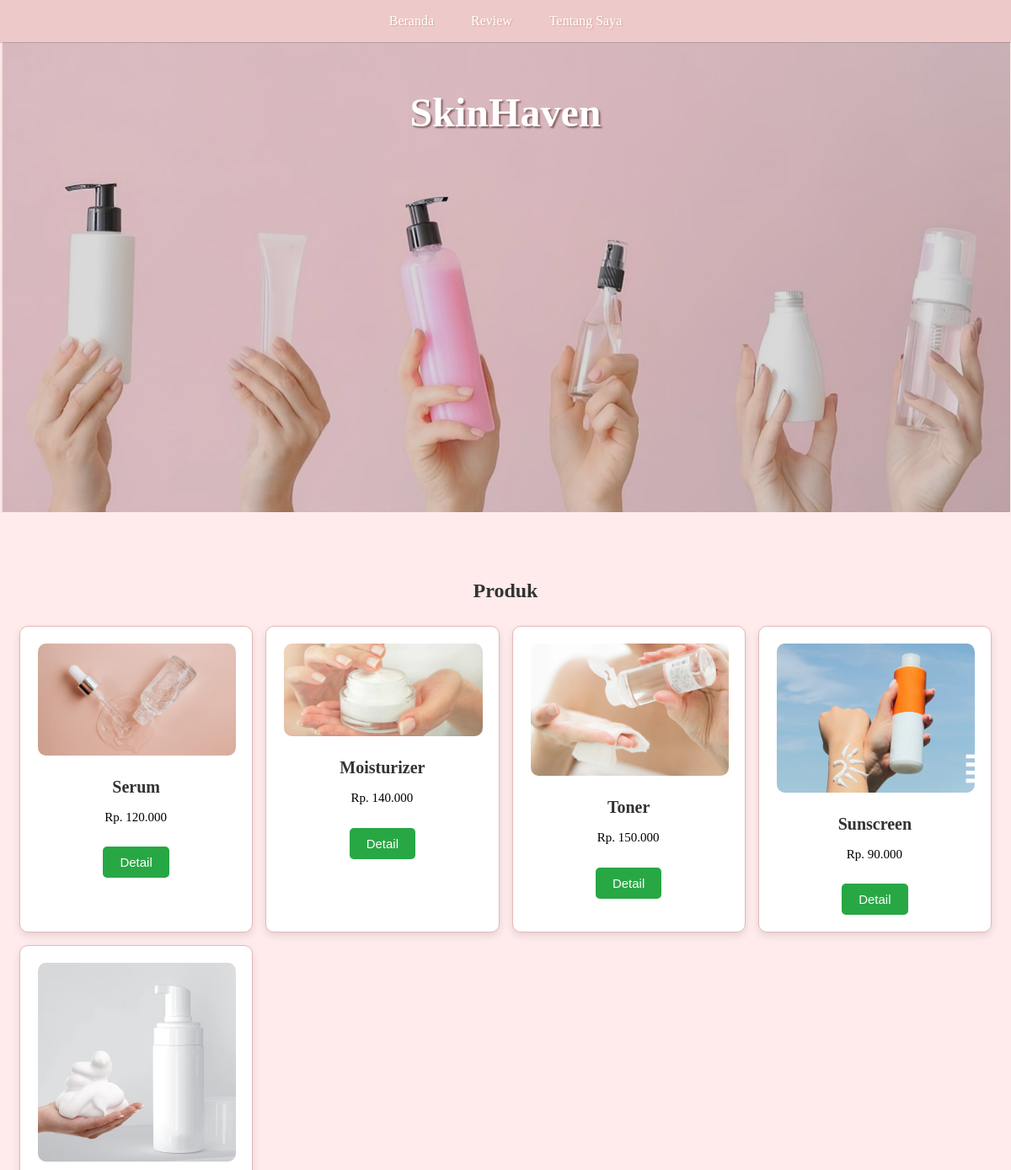
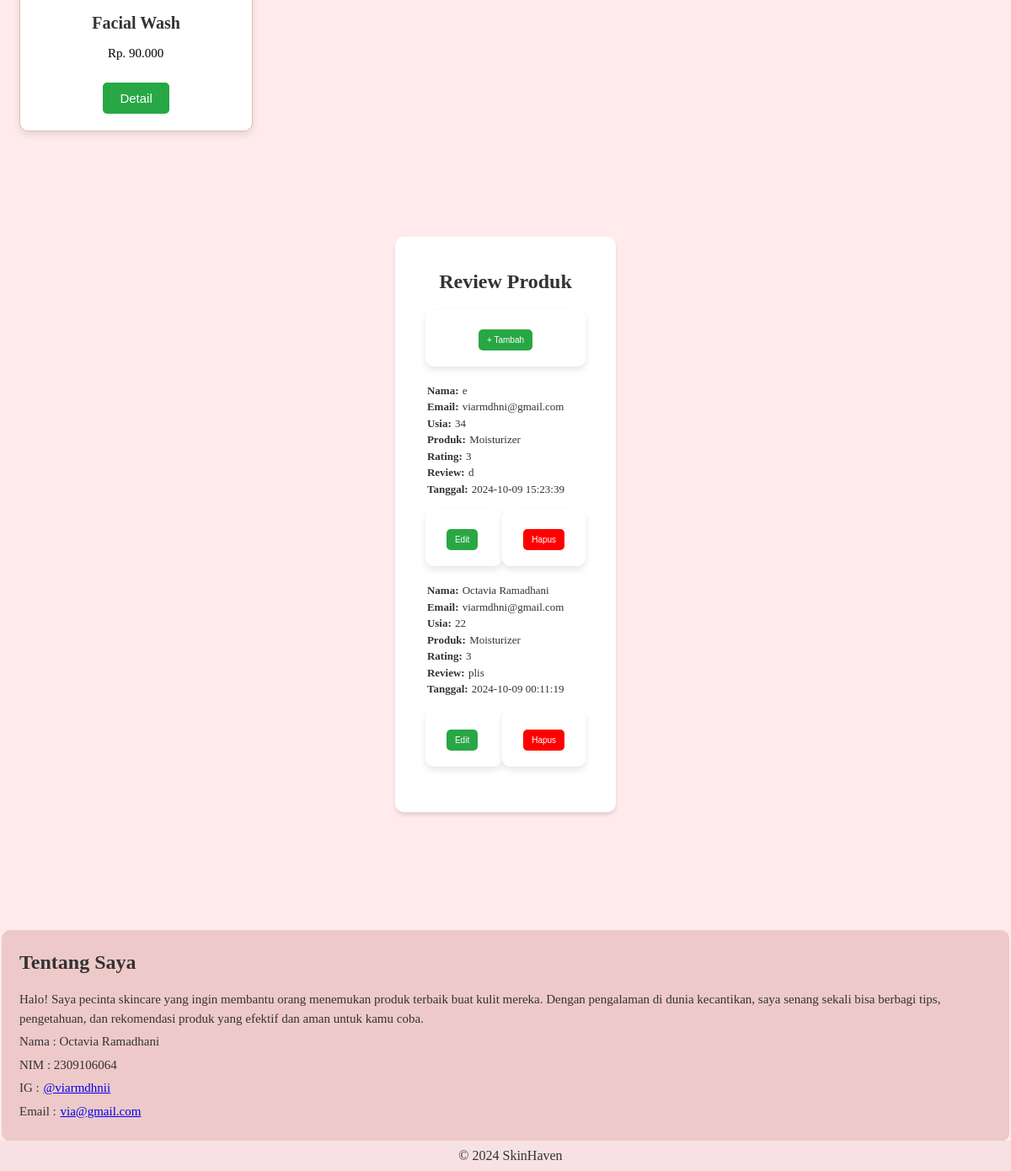
The page / on the database its author committed (2 pictures, top to bottom).
### tables this page shows
CREATE TABLE `reviews` (
  `id` int(11) UNSIGNED NOT NULL,
  `nama` varchar(100) NOT NULL,
  `email` varchar(100) NOT NULL,
  `usia` int(3) NOT NULL,
  `produk` varchar(100) NOT NULL,
  `rating` int(1) NOT NULL CHECK (`rating` between 1 and 5),
  `review` text NOT NULL,
  `created_at` timestamp NOT NULL DEFAULT current_timestamp()
);

### review.php (the view, shortened to what this page needs)
<?php
require 'db_connect.php';
$reviews = mysqli_query($db_connect, "SELECT * FROM reviews ORDER BY created_at DESC");
?>
<!DOCTYPE html>
<html lang="id">
<head>
    <link rel="stylesheet" href="katalog.css">
</head>
<body>
    <main>
        <div class="review">
            <h2><center>Review Produk</center></h2>
            <form action="tambah.php" method="GET" style="display:inline;">
                    <button type="submit" class="buttontambah">+ Tambah</button>
            </form>
            <?php foreach ($reviews as $review): ?>
                <div class="review-item">
                    <p><strong>Nama: </strong><?php echo htmlspecialchars($review['nama']); ?></p>
                    <p><strong>Email: </strong><?php echo htmlspecialchars($review['email']); ?></p>
                    <p><strong>Usia: </strong><?php echo htmlspecialchars($review['usia']); ?></p>
                    <p><strong>Produk: </strong><?php echo htmlspecialchars($review['produk']); ?></p>
                    <p><strong>Rating: </strong><?php echo htmlspecialchars($review['rating']); ?></p>
                    <p><strong>Review: </strong><?php echo htmlspecialchars($review['review']); ?></p>
                    <p><strong>Tanggal: </strong><?php echo htmlspecialchars($review['created_at']); ?></p>
                    <form action="update.php" method="GET" style="display:inline;">
                        <button type="submit" class="buttonedit">Edit</button>
                    </form>
                    <form action="delete.php" method="GET" style="display:inline;">
                        <button type="submit" class="buttonhapus">Hapus</button>
                    </form>
                </div>
            <?php endforeach; ?>
        </div>
    </main>
    <?php require_once 'footer.php'; ?>
</body>
</html>

### index.php (shortened to what this page needs)
<!DOCTYPE html>
<html lang="id">
<head>
    <link rel="stylesheet" href="katalog.css">
</head>
<body>
    <header>
        <img src="foto/skincare.jpg" alt="skincare" class="cover">
        <h1 class="skinhaven">SkinHaven</h1>
    </header>
    <nav>
        <ul>
            <li><a href="#beranda">Beranda</a></li>
            <li><a href="#semuareview">Review</a></li>
            <li><a href="#tentangsaya">Tentang Saya</a></li>
        </ul>
    </nav>
    <main id="beranda">
        <h2>Produk</h2>
        <p><br></p>
        <div class="kotak">
            <div class="produk">
                <img src="foto/serum.jpeg" alt="Produk serum">
                <h3>Serum</h3>
                <p class="harga">Rp. 120.000</p>
                <p><Br></p>
                <button onclick="showPopup('Serum')">Detail</button>
            </div>
            <div class="produk">
                <img src="foto/moisturizer.jpg" alt="Produk moisturizer">
                <h3>Moisturizer</h3>
                <p class="harga">Rp. 140.000</p>
                <p><Br></p>
                <button onclick="showPopup('Moisturizer')">Detail</button>
            </div>
            <div class="produk">
                <img src="foto/Toner.jpg" alt="Produk toner">
                <h3>Toner</h3>
                <p class="harga">Rp. 150.000</p>
                <p><Br></p>
                <button onclick="showPopup('Toner')">Detail</button>
            </div>
            <div class="produk">
                <img src="foto/sunscreen.jpg" alt="Produk sunscreen">
                <h3>Sunscreen</h3>
                <p class="harga">Rp. 90.000</p>
                <p><Br></p>
                <button onclick="showPopup('Sunscreen')">Detail</button>
            </div>
            <div class="produk">
                <img src="foto/facialwash.avif" alt="Produk facial wash">
                <h3>Facial Wash</h3>
                <p class="harga">Rp. 90.000</p>
                <p><Br></p>
                <button onclick="showPopup('Facial Wash')">Detail</button>
            </div>
        </div>
    </main>
    <section id="semuareview">
        <?php require_once 'review.php'; ?>
    <section id="tentangsaya">
        <h2>Tentang Saya</h2>
        <p>Halo! Saya pecinta skincare yang ingin membantu orang menemukan produk terbaik buat kulit mereka. Dengan pengalaman di dunia kecantikan, saya senang sekali bisa berbagi tips, pengetahuan, dan rekomendasi produk yang efektif dan aman untuk kamu coba.</p>
        <p>Nama : Octavia Ramadhani</p>
        <p>NIM : 2309106064</p>
        <p>IG : <a href="https://instagram.com/viarmdhnii" target="_blank">@viarmdhnii</a></p>
        <p>Email : <a href="mailto:via@gmail.com">via@gmail.com</a></p>
    </section>
    <?php require_once 'footer.php'; ?>
</body>
</html>

### footer.php
<footer>
        <p>&copy; 2024 SkinHaven</p>
    </footer>
</body>
</html>

### katalog.css (style rules this page uses)
* { margin: 0; padding: 0 1px; }
body { font-family: "Bodoni Moda", serif; background-color: hsl(0, 100%, 96%); color: #333; line-height: 1.5; display: flex; flex-direction: column; align-items: center; justify-content: center; }
header { background-color: hsl(0, 71%, 92%); position: relative; width: 100%; }
.skinhaven { font-family: "Bodoni Moda", serif; position:absolute; top: 22%; left: 50%; transform: translate(-50%, -50%); font-size:xxx-large; color: #ffffff; text-shadow: 2px 2px 2px #835f5f ; }
.cover { width: 100%; height: auto; display: block; margin-top: -25px; margin-left: 0px; filter: brightness(85%); }
nav { background-color: hsl(0, 51%, 86%); padding: 13px; position: fixed; top: 0; width: 100%; box-shadow: 1px 1px rgba(0, 0, 0, 0.15); }
nav ul { list-style-type: none; display: flex; justify-content: center; }
nav ul li { margin: 0 20px; }
nav ul li a { text-decoration: none; color: #ffffff; font-size: medium; text-shadow: 1px 1px 1px rgb(218, 162, 162); text-align: center; }
main { padding: 75px 20px 40px; max-width: 1200px; margin: auto; display: flex; text-align: center; flex-direction: column; }
.kotak { display: grid; grid-template-columns: repeat(auto-fit, minmax(250px, 1fr)); gap: 15px; }
.harga { color:rgb(0, 0, 0); font-size: 15px; padding-left: 0; }
.produk { border: 1px solid #e3b8b8; border-radius: 10px; padding: 20px; text-align: center; background-color: #fff; box-shadow: 0 4px 10px rgba(0, 0, 0, 0.1); }
.produk img { max-width: 100%; height: auto; border-radius: 10px; }
.produk h3 { margin: 15px 0 10px; font-size: 20px; }
.produk button { padding: 10px 20px; background-color: #28a745; color: #ffffff; border: none; border-radius: 5px; cursor: pointer; font-size: 15px; transition: background-color 0.1s ease; }
form { max-width: 600px; margin: 25px auto 0px; background-color: #ffffff; padding: 25px; border-radius: 10px; box-shadow: 0 4px 8px rgba(0, 0, 0, 0.1); }
#tentangsaya { background-color: hsl(0, 51%, 86%); padding: 20px; border-radius: 10px; margin-bottom: 35px; }
#tentangsaya h2 { margin-bottom: 15px; }
#tentangsaya p { margin-bottom: 5px; font-size: 15px; }
footer { background-color: #f8e1e4; text-align: center; padding: 0.5%; width: 100%; bottom: 0; left: 0; right: 0; position: fixed; }
.review { max-width: 1000px; margin: 10px auto 100px; background-color: #ffffff; padding: 35px; border-radius: 10px; box-shadow: 0px 4px 4px rgba(0, 0, 0, 0.1); }
.review p { text-align: left; font-size: 13px; }
.buttonedit { padding: 7px 10px; margin: 0px; box-shadow: 10px; background-color: #28a745; color: #ffffff; border: none; border-radius: 5px; cursor: pointer; font-size: 10px; transition: background-color 0.1s ease; margin: 20% auto; }
.buttonhapus { padding: 7px 10px; margin: 0px; background-color: red; color: #ffffff; border: none; border-radius: 5px; cursor: pointer; font-size: 10px; transition: background-color 0.1s ease; box-shadow: 0px; }
.buttontambah { padding: 7px 10px; box-shadow: 10px; background-color: #28a745; color: #ffffff; border: none; border-radius: 5px; cursor: pointer; font-size: 10px; transition: background-color 0.1s ease; margin: 20%; }

### rows shown on the page
reviews: nama "e", email "viarmdhni@gmail.com", usia "34", produk "Moisturizer", rating "3", review "d", created_at "2024-10-09 15:23:39"
reviews: nama "Octavia Ramadhani", email "viarmdhni@gmail.com", usia "22", produk "Moisturizer", rating "3", review "plis", created_at "2024-10-09 00:11:19"
